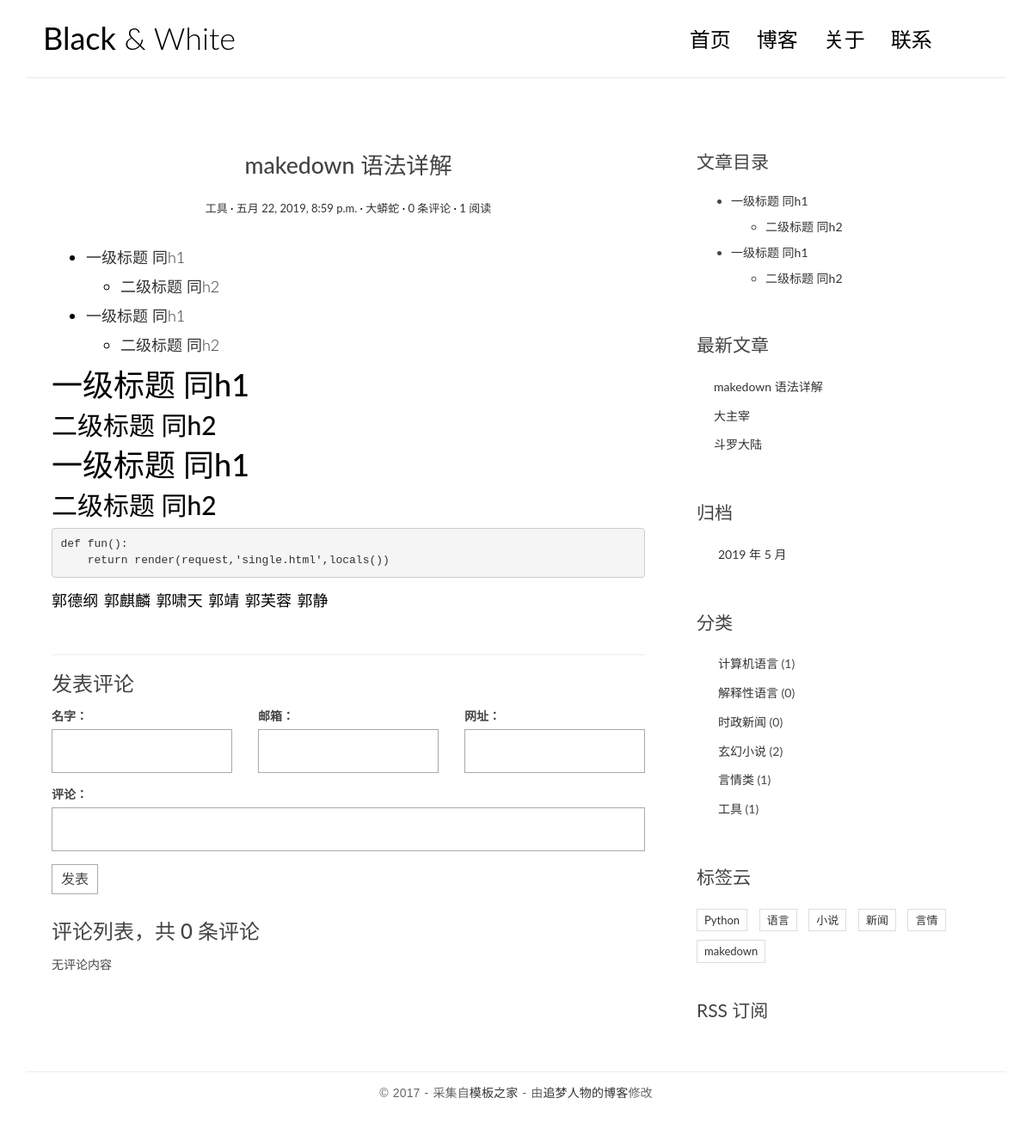
The app's page /detail/5/, older data.
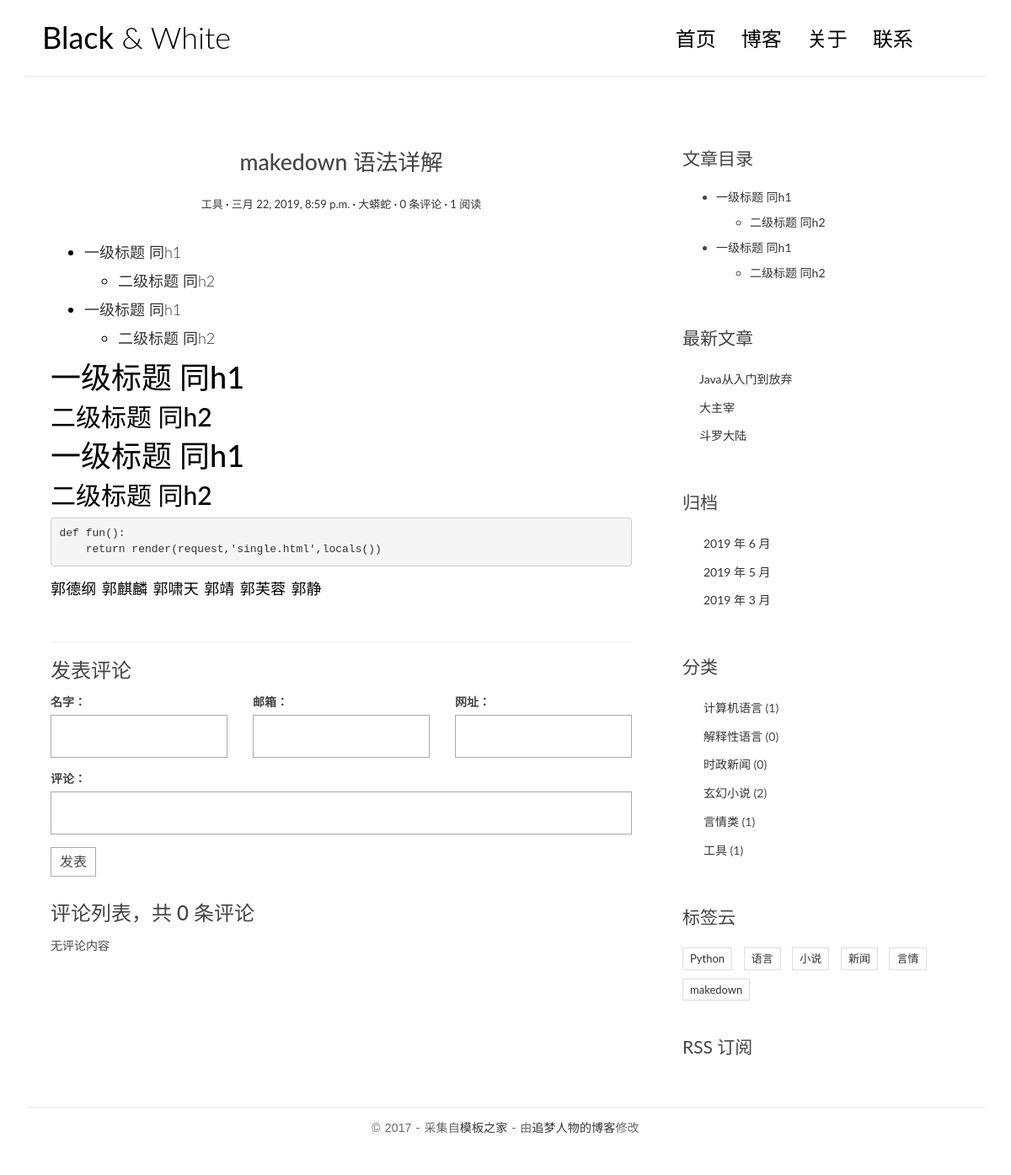
The same page, newer data.
### blog/models.py (models this page shows, shortened)
class Article(models.Model):
    title=models.CharField(max_length=30,verbose_name='标题')
    body=models.TextField(verbose_name='内容')
    create_time=models.DateTimeField(auto_now_add=True,verbose_name='发布时间')
    update_time=models.DateTimeField(auto_now=True,verbose_name='更新时间')
    views=models.PositiveIntegerField(default=0,verbose_name='浏览次数')
    category=models.ForeignKey(Category,on_delete=models.CASCADE,verbose_name='分类')
    tags=models.ManyToManyField(Tag,verbose_name='标签')
    auther=models.ForeignKey(User,models.CASCADE,verbose_name='作者')
    class Meta():
        verbose_name = "文章"
        verbose_name_plural = verbose_name

class Category(models.Model):
    title=models.CharField(max_length=30,verbose_name='分类')
    class Meta():
        verbose_name = "分类"
        verbose_name_plural = verbose_name

class Tag(models.Model):
    title=models.CharField(max_length=30,verbose_name='标签')
    class Meta():
        verbose_name = "标签"
        verbose_name_plural = verbose_name

### blog/views.py (the view)
# urls.py: url(r'^detail/(\d+)/$',views.detail,name='detail'),
def detail(request,id):
    article=get_object_or_404(Article,pk=id)
    article.views+=1
    article.save()
    mk=markdown.Markdown(extensions=[
        'markdown.extensions.extra',
        'markdown.extensions.codehilite',
        'markdown.extensions.toc'
        ])
    article.body=mk.convert(article.body)
    article.toc=mk.toc
    cf=CommentForm()
    return render(request,'single.html',locals())

### comment/forms.py
class CommentForm(forms.Form):
    name=forms.CharField(required=True,label="输入名字", widget=forms.TextInput(attrs={"id":"id_name"}))
    email=forms.EmailField(required=True,label="输入邮箱", widget=forms.EmailInput(attrs={"id":"id_email"}))
    url=forms.URLField(label="输入主页",widget=forms.URLInput(attrs={"id":"id_url"}))
    comment=forms.CharField(required=True,label="输入评论",widget=forms.TextInput(attrs={"id":"id_comment"}))

### blog/templatetags/extend_fun.py (called while the page is built)
@register.simple_tag
def getcategorys():
    return Category.objects.all()

@register.simple_tag
def getlatestarticles(num=3):
    return Article.objects.all().order_by('-create_time')[:num]

@register.simple_tag
def getarchives(num=3):
    result=Article.objects.dates('create_time','month',order='DESC')[:num]
    print(result)
    return result

@register.simple_tag
def gettags():
    return Tag.objects.all()

### templates/single.html (shortened to what this page needs)
{% extends 'base.html' %}
{% block left %}
<article class="post post-{{ article.id }}">
    <header class="entry-header">
        <h1 class="entry-title">{{ article.title }}</h1>
        <div class="entry-meta">
            <span class="post-category"><a href="#">{{ article.category.title }}</a></span>
            <span class="post-date"><a href="#"><time class="entry-date"
                                                      datetime="2012-11-09T23:15:57+00:00">{{ article.create_time }}</time></a></span>
            <span class="post-author"><a href="#">{{ article.auther.username }}</a></span>
            <span class="comments-link"><a href="#">{{ article.comment_set.count }} 条评论</a></span>
            <span class="views-count"><a href="#">{{ article.views }} 阅读</a></span>
        </div>
    </header>
    <div class="entry-content clearfix">
        {{ article.body|safe }}
    </div>
</article>
<section class="comment-area" id="comment-area">
    <hr>
    <h3>发表评论</h3>
    <form action="{% url 'comment:addcomment' article.id %}" method="post" class="comment-form">
        <div class="row">
            <div class="col-md-4">
                <label for="id_name">名字：</label>
                {{ cf.name }}
            </div>
            <div class="col-md-4">
                <label for="id_email">邮箱：</label>
                {{ cf.email }}
            </div>
            <div class="col-md-4">
                <label for="id_url">网址：</label>
                {{ cf.url }}
            </div>
            <div class="col-md-12">
                <label for="id_comment">评论：</label>
                {{ cf.comment }}
                <button type="submit" class="comment-btn">发表</button>
            </div>
        </div>
    </form>
    <div class="comment-list-panel">
        <h3>评论列表，共 <span>{{ article.comment_set.count }}</span> 条评论</h3>
        <ul class="comment-list list-unstyled">
            {% for c in article.comment_set.all %}
            <li class="comment-item">
                <span class="nickname">{{ c.title }}</span>
                <time class="submit-date" datetime="2012-11-09T23:15:57+00:00">{{ c.create_time }}</time>
                <div class="text">
                   {{ c.content }}
                </div>
            </li>
            {% empty %}
            <li>无评论内容</li>
            {% endfor %}
        </ul>
    </div>
</section>
{% endblock %}
{% block toc %}
<div class="widget widget-content">
<h3 class="widget-title">文章目录</h3>
   {{ article.toc|safe }}
</div>
{% endblock %}

### templates/base.html (shortened to what this page needs)
{% load extend_fun %}
<!DOCTYPE html>
<html lang="en">
<head>
    <link rel="stylesheet" href="/static/css/bootstrap.min.css">
    <link rel="stylesheet" href="http://code.ionicframework.com/ionicons/2.0.1/css/ionicons.min.css">
    <link rel="stylesheet" href="/static/css/pace.css">
    <link rel="stylesheet" href="/static/css/custom.css">
</head>
<body id="page">
<div class="container">
    <header id="site-header">
        <div class="row">
            <div class="col-md-4 col-sm-5 col-xs-8">
                <div class="logo">
                    <h1><a href="index.html"><b>Black</b> &amp; White</a></h1>
                </div>
            </div>
            <div class="col-md-8 col-sm-7 col-xs-4">
                <nav class="main-nav" role="navigation">
                    <div class="collapse navbar-collapse" id="bs-example-navbar-collapse-1">
                        <ul class="nav navbar-nav navbar-right">
                            <li class="cl-effect-11"><a href="index.html" data-hover="首页">首页</a></li>
                            <li class="cl-effect-11"><a href="full-width.html" data-hover="博客">博客</a></li>
                            <li class="cl-effect-11"><a href="about.html" data-hover="关于">关于</a></li>
                            <li class="cl-effect-11"><a href="{% url 'blog:contactus' %}" data-hover="联系">联系</a></li>
                        </ul>
                    </div>
                </nav>
            </div>
        </div>
    </header>
</div>
<div class="content-body">
    <div class="container">
        <div class="row">
            <main class="col-md-8">
                {% block left %}
                {% endblock %}
            </main>
            <aside class="col-md-4">
                {% block toc %}
                {% endblock %}
                <div class="widget widget-recent-posts">
                    <h3 class="widget-title">最新文章</h3>
                    <ul>
                        {% getlatestarticles 3 as latestarticles %}
                        {% for article in latestarticles %}
                        <li><a href="{% url 'blog:detail' article.id %}">{{ article.title }}</a></li>
                        {% empty %}
                        <li>没有最近文章</li>
                        {% endfor %}
                    </ul>
                </div>
                <div class="widget widget-archives">
                    <h3 class="widget-title">归档</h3>
                    <ul>
                        {% getarchives as archives %}
                        {% for archive in archives %}
                            <li><a href="{% url 'blog:archives' archive.year archive.month  %}">{{ archive.year }} 年 {{ archive.month }} 月</a></li>
                        {% empty %}
                            <li>没有内容</li>
                        {% endfor %}
                    </ul>
                </div>
                <div class="widget widget-category">
                    <h3 class="widget-title">分类</h3>
                    <ul>
                        {% getcategorys as categorys %}
                        {% for category in categorys %}
                        <li><a href="{% url 'blog:category' category.id %}">{{ category.title}} </a><span class="post-count">({{ category.article_set.count }})</span></li>
                        {% endfor %}
                    </ul>
                </div>
                <div class="widget widget-tag-cloud">
                    <h3 class="widget-title">标签云</h3>
                    <ul>
                        {% gettags as tags %}
                        {% for tag in tags %}
                        <li><a href="{% url 'blog:tag' tag.id %}">{{ tag.title }}</a></li>
                        {% empty %}
                        <li>没有标签</li>
                        {% endfor %}
                    </ul>
                </div>
                <div class="rss">
                    <a href="{% url 'blog:rss' %}"> RSS 订阅</a>
                </div>
            </aside>
        </div>
    </div>
</div>
<footer id="site-footer">
    <div class="container">
        <div class="row">
            <div class="col-md-12">
                <p class="copyright">&copy 2017 - 采集自<a href="http://www.cssmoban.com/"
                                                        target="_blank" title="模板之家">模板之家</a>
                    - 由<a href="http://zmrenwu.com/" title="网页模板" target="_blank">追梦人物的博客</a>修改
                </p>
            </div>
        </div>
    </div>
</footer>
</body>
</html>

### static/css/custom.css (style rules this page uses)
* { outline: none; }
h1, h2, h3, h4, h5, h6 { margin-top: 0; }
b { font-weight: 400; }
a { color: #333; }
body { color: #444; font-family: 'Lato', sans-serif; }
p { font-family: 'Ubuntu', sans-serif; font-weight: 400; word-spacing: 1px; letter-spacing: 0.01em; }
#single p, #page p { margin-bottom: 25px; }
#site-header { background-color: #FFF; padding: 25px 20px; margin-bottom: 40px; border-bottom: 1px solid #e7e7e7; }
.logo h1 a { color: #000; }
.logo h1 { margin: 0; font-family: 'Lato', sans-serif; font-weight: 300; }
.main-nav { margin-top: 11px; max-width: 95%; }
.main-nav a { color: #000000 !important; padding: 0 0 5px 0 !important; margin-right: 30px; font-family: 'Lato', sans-serif; font-weight: 300; font-size: 24px; }
.cl-effect-11 a { padding: 10px 0; color: #0972b4; text-shadow: none; }
.cl-effect-11 a::before { position: absolute; top: 0; left: 0; overflow: hidden; padding: 0 0 5px 0 !important; max-width: 0; border-bottom: 1px solid #000; color: #000; content: attr(data-hover); white-space: nowrap; -webkit-transition: max-width 0.5s; -moz-transition: max-width 0.5s; transition: max-width 0.5s; }
.content-body { padding-bottom: 4em; }
.post { background: #fff; padding: 30px 30px 0; }
.entry-title { text-align: center; font-size: 1.9em; margin-bottom: 20px; line-height: 1.6; padding: 10px 20px 0; }
.entry-meta { text-align: center; color: #DDDDDD; font-size: 13px; margin-bottom: 30px; }
.entry-content { font-size: 18px; line-height: 1.9; font-weight: 300; color: #000; }
.post-category::after, .post-date::after, .post-author::after, .comments-link::after { content: ' ·'; color: #000; }
.widget { background: #fff; padding: 30px 0 0; }
.widget-title { font-size: 1.5em; margin-bottom: 20px; line-height: 1.6; padding: 10px 0 0; font-weight: 400; }
.widget-recent-posts ul { padding: 0; margin: 0; padding-left: 20px; }
.widget-recent-posts ul li { list-style-type: none; position: relative; line-height: 170%; margin-bottom: 10px; }
.widget-recent-posts ul li::before { content: '\f3d3'; font-family: "Ionicons"; position: absolute; left: -17px; top: 3px; font-size: 16px; color: #000; }
.widget-archives ul { padding: 0; margin: 0; padding-left: 25px; }
.widget-archives ul li { list-style-type: none; position: relative; line-height: 170%; margin-bottom: 10px; }
.widget-archives ul li::before { content: '\f3f3'; font-family: "Ionicons"; position: absolute; left: -25px; top: 1px; font-size: 16px; color: #000; }
.widget-category ul { padding: 0; margin: 0; padding-left: 25px; }
.widget-category ul li { list-style-type: none; position: relative; line-height: 170%; margin-bottom: 10px; }
.widget-category ul li::before { content: '\f3fe'; font-family: "Ionicons"; position: absolute; left: -25px; top: 1px; font-size: 18px; color: #000; }
.widget-tag-cloud ul { padding: 0; margin: 0; margin-right: -10px; }
.widget-tag-cloud ul li { list-style-type: none; font-size: 13px; display: inline-block; margin-right: 10px; margin-bottom: 10px; padding: 3px 8px; border: 1px solid #ddd; }
.widget-content ul ul { margin-top: 10px; }
.widget-content ul li { margin-bottom: 10px; }
.rss { font-size: 21px; margin-top: 30px; }
.rss a { color: #444; }
#site-footer { padding-top: 10px; padding: 0 0 1.5em 0; }
.copyright { text-align: center; padding-top: 1em; margin: 0; border-top: 1px solid #eee; color: #666; }
.contact-form input, .comment-form input { border: 1px solid #aaa; margin-bottom: 15px; width: 100%; padding: 15px 15px; font-size: 16px; line-height: 100%; transition: 0.4s border-color linear; }
.comment-area { padding: 0 30px 0; }
.comment-form { margin-top: 15px; }
.comment-form .comment-btn { background-color: #fff; border: 1px solid #aaa; font-size: 16px; padding: 5px 10px; }
.comment-list-panel { margin-top: 30px; }
.comment-list { margin-top: 15px; }

Row changes from the older to the newer data that the page shows:
no longer on one of the page's lists (row edited): Article: title "makedown 语法详解"
changed Article "makedown 语法详解": create_time "五月 22, 2019, 8:59 p.m." → "三月 22, 2019, 8:59 p.m."
now on this page (row edited): Article: title "Java从入门到放弃"
Text that changed along with them:
new list line: "2019 年 6 月"
new list line: "2019 年 3 月"
